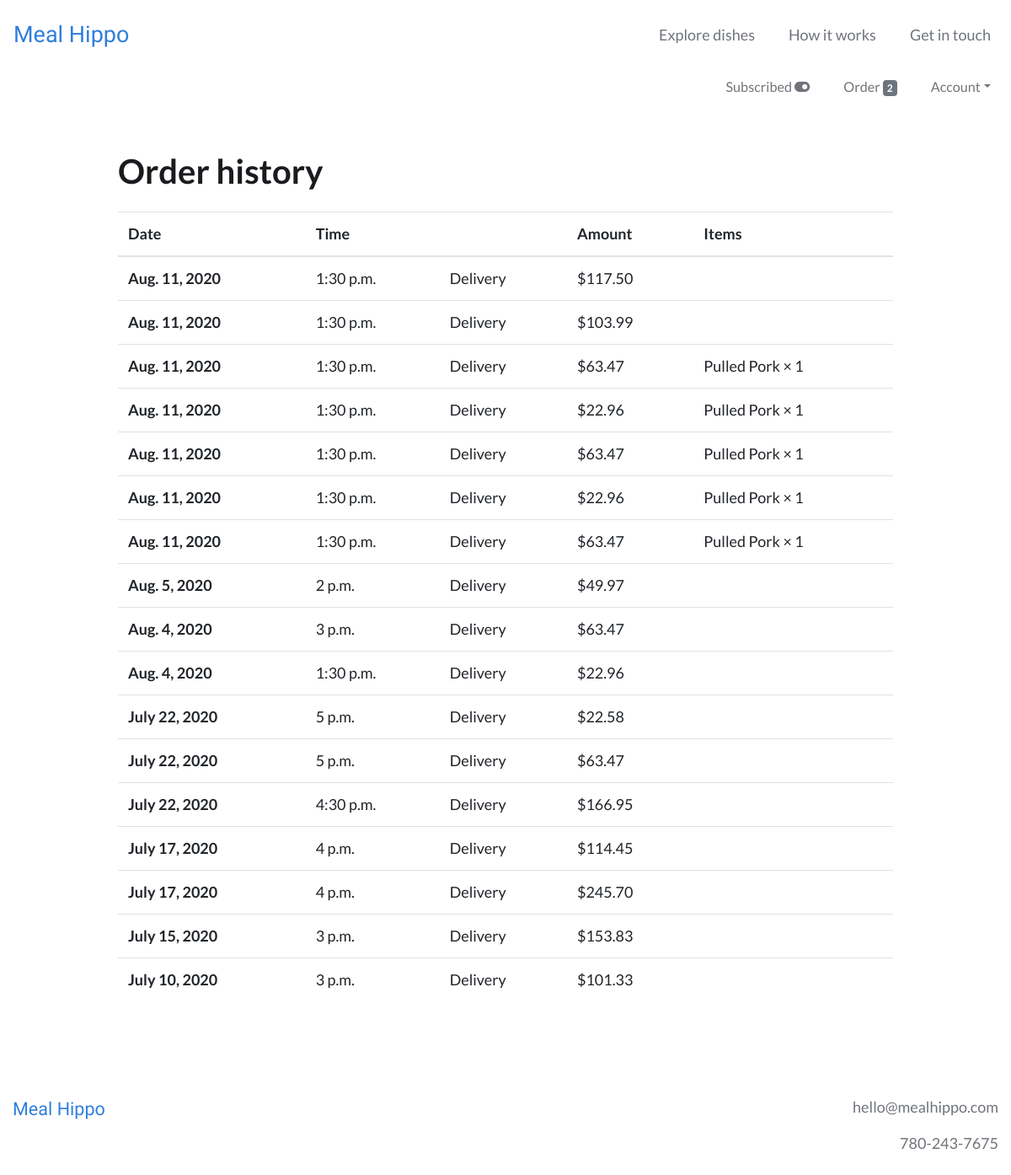
/order/history (signed in), run on an earlier commit of the app's database.
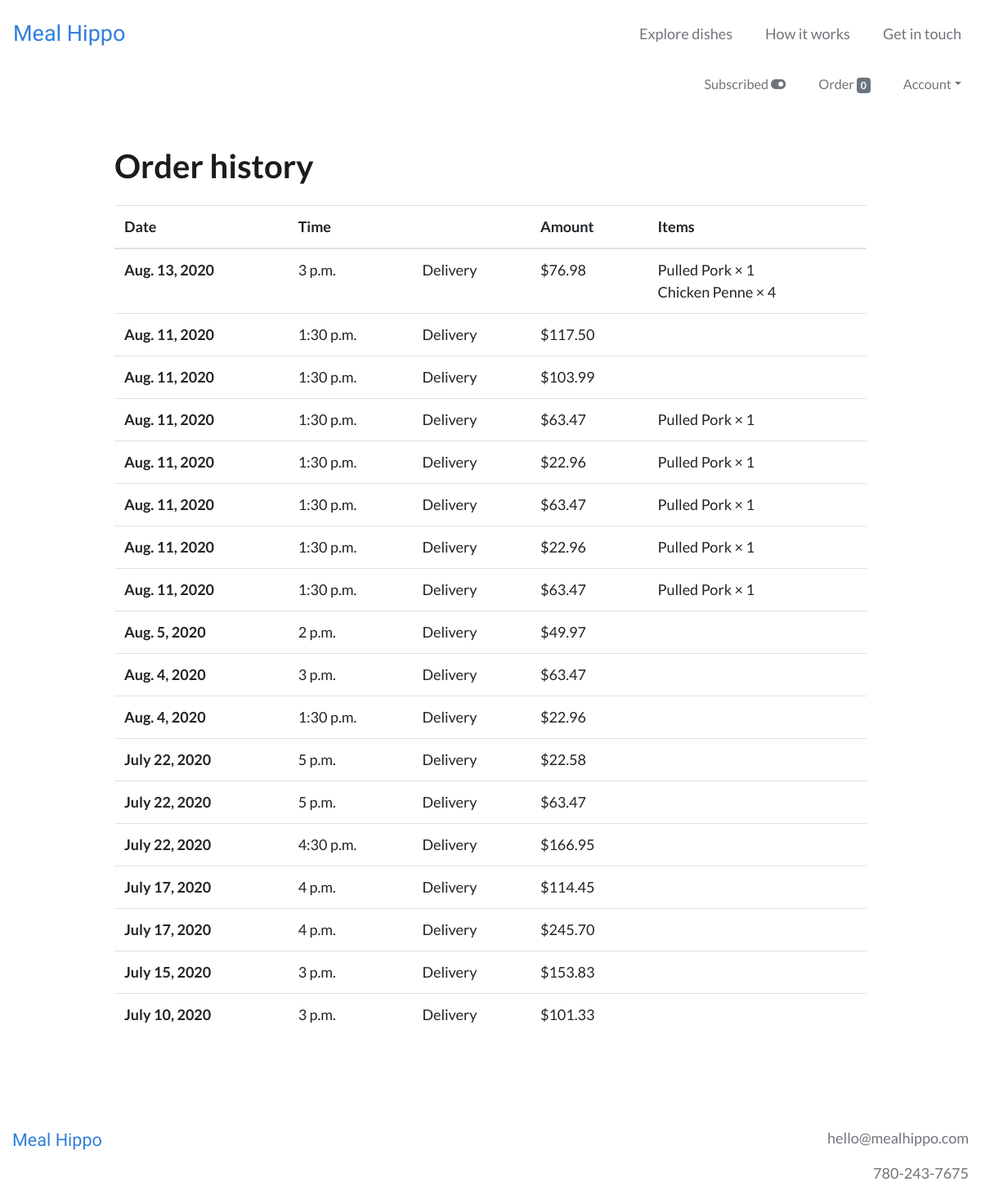
And on a later commit of the database.
### users/models.py (models this page shows, shortened)
class CustomUser(AbstractBaseUser):
    email = models.EmailField(unique=True)
    is_active = models.BooleanField(default=True)
    is_admin = models.BooleanField(default=False)
    objects = CustomUserManager()
    USERNAME_FIELD = 'email'
    REQUIRED_FIELDS = []

### webplatform/models.py (models this page shows, shortened)
class Order(models.Model):
    user = models.ForeignKey(settings.AUTH_USER_MODEL, on_delete=models.CASCADE)
    items = models.ManyToManyField(OrderItem)
    to_be_delivered = models.BooleanField(default=True)
    delivery_date = models.DateField(null=True)
    delivery_time = models.TimeField(null=True)
    is_completed = models.BooleanField(default=False)
    payment = models.ForeignKey(Payment, on_delete=models.SET_NULL, blank=True, null=True)
    created_at = models.DateTimeField(auto_now_add=True)
    modified_at = models.DateTimeField(auto_now=True)

class Payment(models.Model):
    stripe_charge_id = models.CharField(max_length=50)
    user = models.ForeignKey(settings.AUTH_USER_MODEL, on_delete=models.SET_NULL, blank=True, null=True)
    price = models.FloatField()
    timestamp = models.DateTimeField(auto_now=True)

class OrderItem(models.Model):
    user = models.ForeignKey(settings.AUTH_USER_MODEL, on_delete=models.CASCADE)
    item = models.ForeignKey(Item, on_delete=models.CASCADE)
    quantity = models.IntegerField(default=1)
    is_individual = models.BooleanField(default=False)
    is_completed = models.BooleanField(default=False)

class Item(models.Model):
    supplier = models.ForeignKey(Supplier, on_delete=models.CASCADE)
    name = models.CharField(max_length=100)
    description = models.TextField()
    price = models.FloatField()
    minimum_portions = models.IntegerField(blank=True, null=True)
    portion_increment = models.IntegerField(blank=True, null=True)
    minimum_lead_time = models.IntegerField(blank=True, null=True)
    calories = models.CharField(max_length=100, blank=True, null=True)
    protein = models.FloatField(blank=True, null=True)
    fat = models.FloatField(blank=True, null=True)
    carbs = models.FloatField(blank=True, null=True)
    is_active = models.BooleanField()
    is_featured = models.BooleanField(default=False)
    created_at = models.DateTimeField(auto_now_add=True)
    modified_at = models.DateTimeField(auto_now=True)

### webplatform/views.py (the view)
# urls.py: path('order/history', views.OrderHistoryView.as_view(), name='order_history_view'),
class OrderHistoryView(IsSubscribedMixin, LoginRequiredMixin, TemplateView):
    login_url = 'login'
    template_name = 'webplatform/order_history_view.html'
    def get_context_data(self, **kwargs):
        context = super().get_context_data(**kwargs)
        context['completed_orders'] = models.Order.objects.filter(user=self.request.user, is_completed=True).order_by('-delivery_date', '-delivery_time')
        return context

### webplatform/templatetags/cart_templatetags.py (called while the page is built)
@register.filter
def cart_item_count(user):
    if user.is_authenticated:
        queryset = models.Order.objects.filter(user=user, is_completed=False)
        if queryset.exists():
            return queryset[0].items.count()
    return 0

### webplatform/views.py (called while the page is built)
    def get_context_data(self, **kwargs):
        context = super(IsSubscribedMixin, self).get_context_data(**kwargs)
        if self.request.user.is_authenticated:
            user_subscription_qs = models.UserSubscription.objects.filter(user=self.request.user)
            user_subscription = user_subscription_qs[0]
            context['is_subscribed'] = user_subscription.is_subscribed
        return context

### webplatform/templates/webplatform/order_history_view.html (shortened to what this page needs)
{% extends 'base.html' %}
{% load static %}
{% load humanize %}
{% block content %}
<div class="container my-5">
  <div class="row my-5">
    <div class="col-md-10 offset-md-1">
      <h1 class="mb-4">Order history</h1>
      <table class="table">
        <thead>
          <tr>
            <th scope="col">Date</th>
            <th scope="col">Time</th>
            <th scope="col"></th>
            <th scope="col">Amount</th>
            <th scope="col">Items</th>
          </tr>
        </thead>
        <tbody>
          {% for completed_order in completed_orders %}
            <tr>
              <th scope="row">{{ completed_order.delivery_date }}</th>
              <td>{{ completed_order.delivery_time }}</td>
              <td>{% if completed_order.to_be_delivered %}Delivery{% else %}Pickup{% endif %}</td>
              <td>${{ completed_order.payment.price|floatformat:2|intcomma }}</td>
              <td>
                {% for order_item in completed_order.items.all %}
                  {{ order_item.item.name }} &times; {{ order_item.quantity }}<br>
                {% endfor %}
              </td>
            </tr>
          {% endfor %}
        </tbody>
      </table>
    </div>
  </div>
</div>
{% endblock %}

### templates/base.html (shortened to what this page needs)
{% load static %}
{% load cart_templatetags %}
<!DOCTYPE html>
<html lang="en" dir="ltr">
  <head>
    <link rel="stylesheet" href="https://stackpath.bootstrapcdn.com/bootstrap/4.4.1/css/bootstrap.min.css">
    <link rel="stylesheet" type="text/css" href="{% static 'style.css' %}">
  </head>
  <body>
    <nav class="navbar navbar-expand-md navbar-light py-3">
      <a class="navbar-brand" href="{% url 'webplatform:home_view' %}">Meal&nbsp;Hippo</a>
      <div class="collapse navbar-collapse" id="navbarText">
        <ul class="navbar-nav ml-auto">
          <li class="nav-item mr-4">
            <a class="nav-link" href="{% url 'webplatform:order_items_view' %}">Explore dishes</a>
          </li>
          <li class="nav-item mr-4">
            <a class="nav-link" href="{% url 'webplatform:support_view' %}">How it works</a>
          </li>
          {% if user.is_authenticated %}
            <li class="nav-item">
          {% else %}
            <li class="nav-item mr-4">
          {% endif %}
            <a class="nav-link" href="{% url 'webplatform:contact_view' %}">Get in touch</a>
          </li>
        </ul>
      </div>
    </nav>
    {% if user.is_authenticated %}
        <nav class="navbar navbar-expand navbar-light user-nav pt-0">
            <ul class="navbar-nav mx-auto ml-md-auto mr-md-0">
              {% if is_subscribed %}
                <li class="nav-item mr-4">
                  <a class="nav-link" data-toggle="modal" data-target="#subscribe_modal" href="">Subscribed <i class="fas fa-toggle-on"></i></a>
                </li>
              {% else %}
                <span data-toggle="tooltip" data-placement="bottom" title="Set up automatic weekly orders and save money">
                  <li class="nav-item mr-4">
                    <a class="nav-link" data-toggle="modal" data-target="#subscribe_modal" href="">Subscribe <i class="fas fa-toggle-off"></i></a>
                  </li>
                </span>
              {% endif %}
              <li class="nav-item mr-4">
                <a class="nav-link" href="{% url 'webplatform:order_items_view' %}">
                  Order <span class="badge badge-secondary">{{ request.user|cart_item_count }}</span>
                </a>
              </li>
              <li class="nav-item dropdown">
                <a class="nav-link dropdown-toggle" data-toggle="dropdown" href="#" role="button" aria-haspopup="true" aria-expanded="false">Account</a>
              </li>
            </ul>
        </nav>
    {% endif %}
    {% block content %}
    {% endblock %}
    <footer>
      <div class="container-fluid text-center py-5 mb-5">
        <div class="row">
          <div class="col-sm text-sm-left mb-4">
            <span class="logo">
              <a href="{% url 'webplatform:home_view' %}">Meal&nbsp;Hippo</a>
            </span>
          </div>
          <div class="col-sm text-sm-right">
            <p>hello@mealhippo.com</p>
            <p>780-243-7675</p>
          </div>
        </div>
      </div>
    </footer>
  </body>
</html>

What changed in the data, as far as the page shows it:
computed for CustomUser: user|cart_item_count "2" → "0"
now on this page (row edited): Order: delivery_date "Aug. 13, 2020", delivery_time "3 p.m.", to_be_delivered "Delivery", payment.price "76.98", OrderItem (item.name "Pulled Pork", quantity "1")
now on this page (row unchanged): OrderItem: item.name "Chicken Penne", quantity "4", shown under "Aug. 13, 2020"
